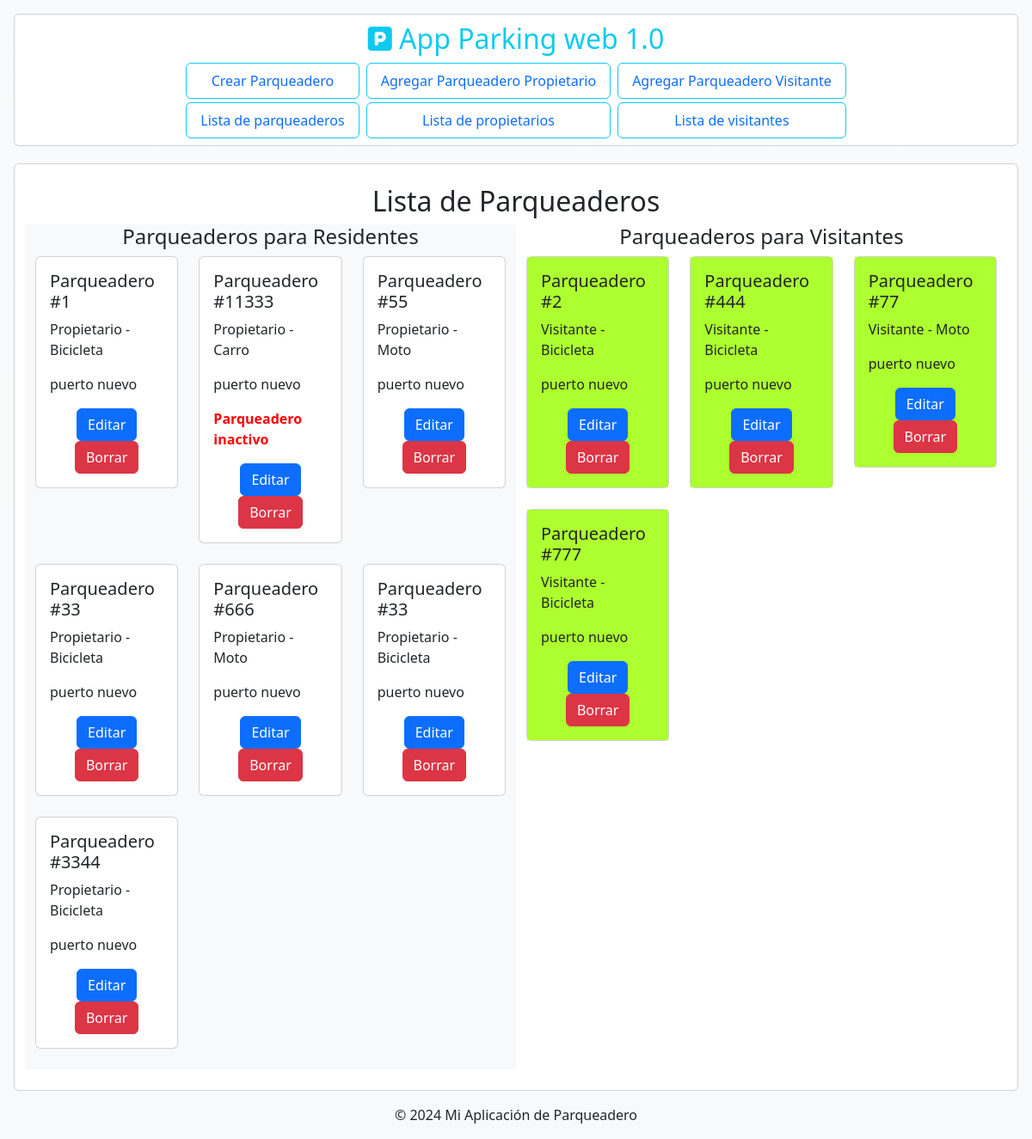
Page /parking/parqueaderos/ on the committed database.
### apps/parqueadero/models.py (models this page shows, shortened)
class Parqueadero(models.Model):
    numero = models.IntegerField()
    TIPO_VEHICULO = [
        ('Moto','Parqueadero para motos'),
        ('Carro','Parqueadero para carros'),
        ('Bicicleta','Parqueadero para bicicletas'),
    ]
    tipoVehiculo = models.CharField('tipo de vehiculo', max_length=100, choices=TIPO_VEHICULO)
    TIPO_PARQUEADERO = [
        ('Propietario','Parqueadero para propietarios'),
        ('Visitante','Parqueadero para visitantes')
    ]
    tipo = models.CharField('tipo de parqueadero', max_length=100, choices=TIPO_PARQUEADERO)
    activo = models.BooleanField(default=True)
    conjunto = models.ForeignKey(Conjunto, on_delete=models.CASCADE)

class Conjunto(models.Model):
    nombre = models.CharField(max_length=100)
    direccion = models.CharField(max_length=200)

### apps/parqueadero/views.py (the view)
# urls.py: path('parqueaderos/', lista_parqueaderos, name='lista_parqueaderos'),
def lista_parqueaderos(request):
    parqPropietarios = Parqueadero.objects.filter(tipo='Propietario')
    parqVisitantes = Parqueadero.objects.filter(tipo='Visitante')
    parqueaderos = Parqueadero.objects.all()
    parqueadero_propietarios = ParqueaderoPropietario.objects.all()
    parqueadero_visitantes = ParqueaderoVisitante.objects.all()
    return render(request, 'parqueadero/lista_parqueaderos.html', {
        'parqPropietarios': parqPropietarios,
        'parqVisitantes':parqVisitantes,
        'parqueaderos': parqueaderos,
        'parqueadero_propietarios':parqueadero_propietarios,
        'parqueadero_visitantes':parqueadero_visitantes
        })

### apps/parqueadero/templates/parqueadero/lista_parqueaderos.html (shortened to what this page needs)
{% extends 'base.html' %}
{% block content %}
<h2 class="text-center">Lista de Parqueaderos</h2>
<div class="row">
    {% if parqPropietarios %}
    <div class="col-md-6 bg-light">
        <h4 class="text-center">Parqueaderos para Residentes</h4>
        <div class="row row-cols-1 row-cols-md-2 row-cols-lg-3">
            {% for parqueadero in parqPropietarios %}
            <div class="col mb-4">
                <div class="card">
                    <div class="card-body">
                        <h5 class="card-title">Parqueadero #{{ parqueadero.numero }}</h5>
                        <p class="card-text">{{ parqueadero.tipo }} - {{ parqueadero.tipoVehiculo }}</p>
                        <p class="card-text">{{ parqueadero.conjunto.nombre }}</p>
                        {% if not parqueadero.activo %}
                        <strong style="color: red;">Parqueadero inactivo</strong>
                        {% endif %}
                        <div class="text-center mt-3">
                            <a href="{% url 'editar_parqueadero' parqueadero.pk %}" class="btn btn-primary">Editar</a>
                            <a href="{% url 'borrar_parqueadero' parqueadero.pk %}" class="btn btn-danger">Borrar</a>
                        </div>
                    </div>
                </div>
            </div>
            {% endfor %}
        </div>
    </div>
    {% endif %}
    {% if parqVisitantes %}
    <div class="col-md-6">
        <h4 class="text-center">Parqueaderos para Visitantes</h4>
        <div class="row row-cols-1 row-cols-md-2 row-cols-lg-3">
            {% for parqueadero in parqVisitantes %}
            <div class="col mb-4">
                <div class="card">
                    <div class="card-body" style="background-color: greenyellow;">
                        <h5 class="card-title">Parqueadero #{{ parqueadero.numero }}</h5>
                        <p class="card-text">{{ parqueadero.tipo }} - {{ parqueadero.tipoVehiculo }}</p>
                        <p class="card-text">{{ parqueadero.conjunto.nombre }}</p>
                        <div class="text-center mt-3">
                            <a href="{% url 'editar_parqueadero' parqueadero.pk %}" class="btn btn-primary">Editar</a>
                            <a href="{% url 'borrar_parqueadero' parqueadero.pk %}" class="btn btn-danger">Borrar</a>
                        </div>
                    </div>
                </div>
            </div>
            {% endfor %}
        </div>
    </div>
    {% endif %}
</div>
{% endblock %}

### apps/parqueadero/templates/base.html (shortened to what this page needs)
{% load static %}
<!DOCTYPE html>
<html lang="en">
<head>
    <link href="https://cdn.jsdelivr.net/npm/bootstrap@5.3.3/dist/css/bootstrap.min.css" rel="stylesheet">
    <link href="{% static 'fontawesomefree/css/fontawesome.css' %}" rel="stylesheet" type="text/css">
    <link href="{% static 'fontawesomefree/css/brands.css' %}" rel="stylesheet" type="text/css">
    <link href="{% static 'fontawesomefree/css/solid.css' %}" rel="stylesheet" type="text/css">
</head>
<body class="bg-light bg-gradient d-flex flex-column min-vh-100">
    <header class="card m-3 p-1 text-center">
        <a style="font-size: xx-large;" class="nav-link text-info" href="{% url 'base' %}"><i class="fa-solid fa-square-parking"></i> App Parking web 1.0</a>
        <nav class="nav m-auto">
            <ul class="nav nav-pills">
                <li  class="nav-item">
                    <a class="nav-link btn btn-info border border-info m-1" href="{% url 'crear_parqueadero' %}">Crear Parqueadero</a>
                    <a class="nav-link btn btn-info border border-info m-1" href="{% url 'lista_parqueaderos' %}">Lista de parqueaderos</a>
                </li>
                <li  class="nav-item">
                    <a class="nav-link btn btn-info border border-info m-1" href="{% url 'agregar_parqueaderoPropietario' %}">Agregar Parqueadero Propietario</a>
                    <a class="nav-link btn btn-info border border-info m-1" href="{% url 'listar_parqueaderoPropietario' %}">Lista de propietarios</a>
                </li>
                <li class="nav-item">
                    <a class="nav-link btn btn-info border border-info m-1" href="{% url 'agregar_parqueaderoVisitante' %}">Agregar Parqueadero Visitante</a>
                    <a class="nav-link btn btn-info border border-info m-1" href="{% url 'listar_parqueaderoVisitante' %}">Lista de visitantes</a>
                </li>
            </ul>
        </nav>
    </header>
    <main class="card card-body mt-1 m-3 p-4">
        {% block content %}{% endblock %}
    </main>
    <footer class="text-center mt-auto ">
        <p>&copy; 2024 Mi Aplicación de Parqueadero</p>
    </footer>
</body>
</html>

### rows in the picture
Parqueadero: numero "1", tipo "Propietario", tipoVehiculo "Bicicleta", conjunto.nombre "puerto nuevo"
Parqueadero: numero "11333", tipo "Propietario", tipoVehiculo "Carro", conjunto.nombre "puerto nuevo", activo "Parqueadero inactivo"
Parqueadero: numero "55", tipo "Propietario", tipoVehiculo "Moto", conjunto.nombre "puerto nuevo"
Parqueadero: numero "33", tipo "Propietario", tipoVehiculo "Bicicleta", conjunto.nombre "puerto nuevo"
Parqueadero: numero "666", tipo "Propietario", tipoVehiculo "Moto", conjunto.nombre "puerto nuevo"
Parqueadero: numero "33", tipo "Propietario", tipoVehiculo "Bicicleta", conjunto.nombre "puerto nuevo"
Parqueadero: numero "3344", tipo "Propietario", tipoVehiculo "Bicicleta", conjunto.nombre "puerto nuevo"
Parqueadero: numero "2", tipo "Visitante", tipoVehiculo "Bicicleta", conjunto.nombre "puerto nuevo"
Parqueadero: numero "444", tipo "Visitante", tipoVehiculo "Bicicleta", conjunto.nombre "puerto nuevo"
Parqueadero: numero "77", tipo "Visitante", tipoVehiculo "Moto", conjunto.nombre "puerto nuevo"
Parqueadero: numero "777", tipo "Visitante", tipoVehiculo "Bicicleta", conjunto.nombre "puerto nuevo"
